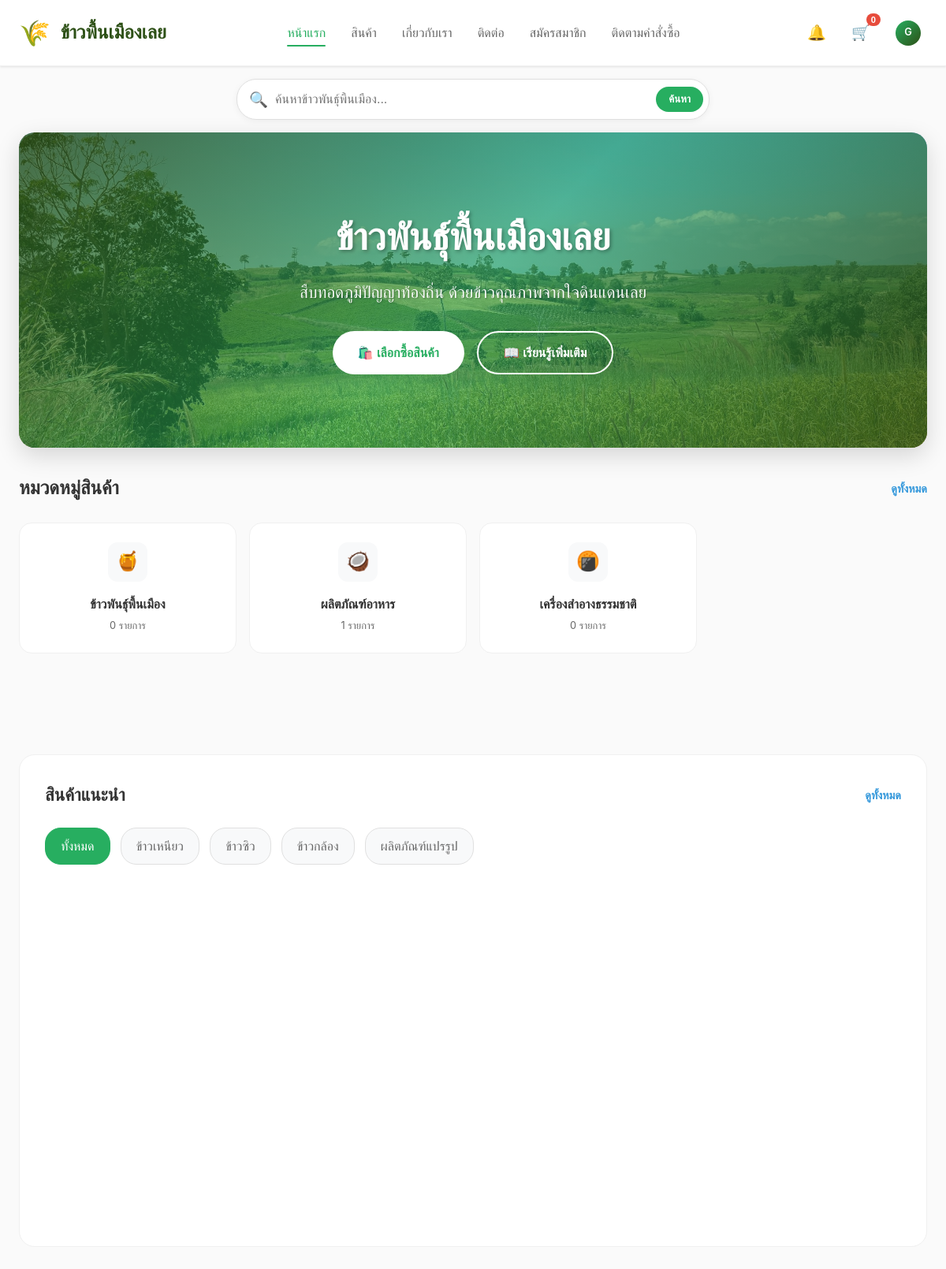
The page / on the database its author committed.
### tables this page shows
CREATE TABLE `categories` (
  `id` int(11) NOT NULL,
  `name` varchar(100) NOT NULL COMMENT 'ชื่อหมวดหมู่',
  `description` text DEFAULT NULL COMMENT 'คำอธิบายหมวดหมู่',
  `image` varchar(255) DEFAULT NULL COMMENT 'รูปภาพหมวดหมู่',
  `slug` varchar(255) DEFAULT NULL COMMENT 'URL slug',
  `sort_order` int(11) DEFAULT 0 COMMENT 'ลำดับการแสดง',
  `status` enum('active','inactive') DEFAULT 'active' COMMENT 'สถานะ',
  `created_at` timestamp NOT NULL DEFAULT current_timestamp(),
  `updated_at` timestamp NOT NULL DEFAULT current_timestamp() ON UPDATE current_timestamp()
);

### index.php (the view, shortened to what this page needs)
<?php
try {
    $conn = getDB();
    $user_data = null;
    $is_logged_in = false;
    $user_initial = 'G';
    $categories_stmt = $conn->query("
        SELECT c.*, COUNT(p.id) as product_count
        FROM categories c
        LEFT JOIN products p ON c.id = p.category_id AND p.status = 'active'
        WHERE c.status = 'active'
        GROUP BY c.id
        ORDER BY c.name
    ");
    $categories = $categories_stmt->fetchAll(PDO::FETCH_ASSOC);
} catch (Exception $e) {
    error_log("Error on index.php: " . $e->getMessage());
    $featured_products = array();
    $new_products = array();
    $categories = array();
    $user_data = null;
    $is_logged_in = false;
    $user_name = '';
    $user_initial = 'G';
}
?>
<!DOCTYPE html>
<html lang="th">
<head>
    <link rel="stylesheet" href="assets/css/style.css">
</head>
<body>
    <header class="header">
        <div class="header-container">
            <a href="index.php" class="logo">
                <span class="logo-icon">🌾</span>
                <span>ข้าวพื้นเมืองเลย</span>
            </a>
            <nav class="nav">
                <a href="index.php" class="nav-link active">หน้าแรก</a>
                <a href="products.php" class="nav-link">สินค้า</a>
                <a href="about.php" class="nav-link">เกี่ยวกับเรา</a>
                <a href="contact.php" class="nav-link">ติดต่อ</a>
                <a href="register.php" class="nav-link">สมัครสมาชิก</a>
                <a href="order-tracking.php" class="nav-link">ติดตามคำสั่งซื้อ</a>
            </nav>
            <div class="user-section">
                <button class="notification-btn" onclick="showNotifications()">
                    🔔
                </button>
                <button class="cart-btn" onclick="toggleCart()">
                    🛒
                    <span class="cart-count" id="cartCount">0</span>
                </button>
                <div class="user-profile" tabindex="0"
                    <?php if ($is_logged_in): ?>
                    onmouseenter="showUserMenu()" onmouseleave="hideUserMenu()" onclick="toggleUserMenu()"
                    <?php else: ?>
                    onclick="window.location.href='login.php'"
                    <?php endif; ?>>
                    <div class="user-avatar">
                        <?php if ($user_data && !empty($user_data['profile_image'])): ?>
                            <img src="uploads/profiles/<?php echo htmlspecialchars($user_data['profile_image']); ?>"
                                alt="Profile" style="width: 100%; height: 100%; border-radius: 50%; object-fit: cover;">
                        <?php else: ?>
                            <?php echo $user_initial; ?>
                        <?php endif; ?>
                    </div>
                </div>
            </div>
        </div>
    </header>
    <div class="search-container">
        <div class="search-bar">
            <span class="search-icon">🔍</span>
            <input type="text" class="search-input" placeholder="ค้นหาข้าวพันธุ์พื้นเมือง..." id="searchInput">
            <button class="search-btn" onclick="performSearch()">ค้นหา</button>
        </div>
    </div>
    <div class="hero-cover">
        <div class="hero-image">
            <img src="assets/images/rice-field-cover.jpg" alt="ทุ่งนาข้าวเลย">
            <div class="hero-overlay">
                <div class="hero-content">
                    <h1>ข้าวพันธุ์พื้นเมืองเลย</h1>
                    <p>สืบทอดภูมิปัญญาท้องถิ่น ด้วยข้าวคุณภาพจากใจดินแดนเลย</p>
                    <div class="hero-buttons">
                        <button class="hero-btn primary" onclick="window.location.href='products.php'">
                            🛍️ เลือกซื้อสินค้า
                        </button>
                        <button class="hero-btn secondary" onclick="window.location.href='about.php'">
                            📖 เรียนรู้เพิ่มเติม
                        </button>
                    </div>
                </div>
            </div>
        </div>
    </div>
    <section class="section">
        <div class="section-header">
            <h2 class="section-title">หมวดหมู่สินค้า</h2>
            <a href="products.php" class="see-all-btn">ดูทั้งหมด</a>
        </div>
        <div class="categories-grid">
            <?php if (empty($categories)): ?>
                <div class="category-item">
                    <div class="category-icon">🌾</div>
                    <div class="category-name">ข้าวพื้นเมือง</div>
                    <div class="category-count">15 รายการ</div>
                </div>
                <div class="category-item">
                    <div class="category-icon">🍘</div>
                    <div class="category-name">ผลิตภัณฑ์</div>
                    <div class="category-count">8 รายการ</div>
                </div>
                <div class="category-item">
                    <div class="category-icon">🧴</div>
                    <div class="category-name">เครื่องสำอาง</div>
                    <div class="category-count">23 รายการ</div>
                </div>
                <div class="category-item">
                    <div class="category-icon">🌿</div>
                    <div class="category-name">ธรรมชาติ</div>
                    <div class="category-count">12 รายการ</div>
                </div>
            <?php else: ?>
                <?php foreach (array_slice($categories, 0, 4) as $category): ?>
                    <a href="products.php?category=<?php echo $category['id']; ?>" class="category-item">
                        <div class="category-icon">
                            <?php
                            $icons = array('🌾', '🍘', '🧴', '🍯', '🥥', '🌿');
                            echo $icons[array_rand($icons)];
                            ?>
                        </div>
                        <div class="category-name"><?php echo htmlspecialchars($category['name']); ?></div>
                        <div class="category-count"><?php echo number_format($category['product_count']); ?> รายการ</div>
                    </a>
                <?php endforeach; ?>
            <?php endif; ?>
        </div>
    </section>
    <section class="section">
        <div class="hot-deals">
            <div class="deals-header">
                <h2 class="deals-title">สินค้าแนะนำ</h2>
                <a href="products.php?featured=1" class="see-all-btn" style="margin-left: auto;">ดูทั้งหมด</a>
            </div>
            <div class="filter-pills">
                <a href="#" class="filter-pill active">ทั้งหมด</a>
                <a href="#" class="filter-pill">ข้าวเหนียว</a>
                <a href="#" class="filter-pill">ข้าวซิว</a>
                <a href="#" class="filter-pill">ข้าวกล้อง</a>
                <a href="#" class="filter-pill">ผลิตภัณฑ์แปรรูป</a>
            </div>
            <div class="products-grid">
            </div>
        </div>
    </section>
</body>
</html>

### rows shown on the page
categories: name "ข้าวพันธุ์พื้นเมือง", product_count "0"
categories: name "ผลิตภัณฑ์อาหาร", product_count "1"
categories: name "เครื่องสำอางธรรมชาติ", product_count "0"

### other values the page prints
$user_initial "G"
